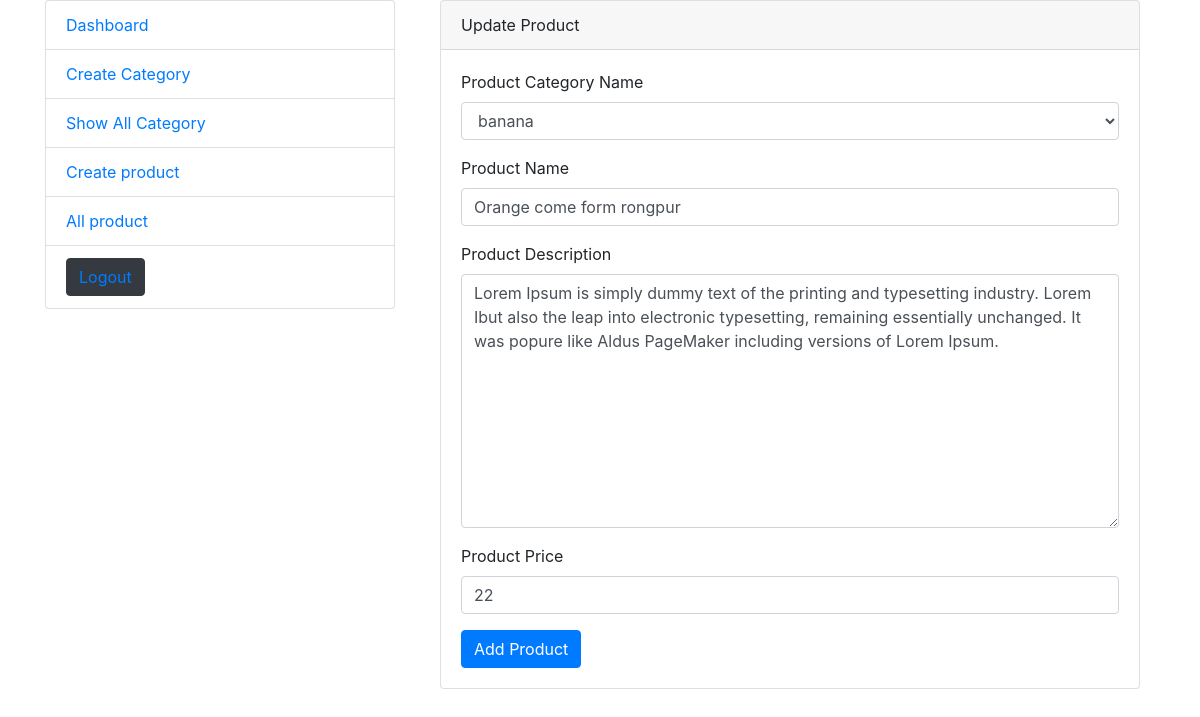
/admin/products/update.php?id=1, run on the app's committed database.
### tables this page shows
CREATE TABLE `product` (
  `p_id` int(11) NOT NULL,
  `category_id` int(11) NOT NULL,
  `p_name` varchar(255) NOT NULL,
  `p_description` text NOT NULL,
  `p_price` int(11) NOT NULL,
  `p_image` varchar(255) NOT NULL
);

### admin/products/update.php (the view, shortened to what this page needs)
<?php include '../../inc/database.php';?>
<?php
  if(isset($_GET['id'])){
  	$id = $_GET['id'];
    $result = mysqli_query($con, "SELECT * from product WHERE p_id=".$id);
    $row = mysqli_fetch_assoc($result);
?>
<!doctype html>
<html lang="en">
  <head>
    <link rel="stylesheet" href="../css/bootstrap.min.css">
    <link rel="stylesheet" type="text/css" href="style.css">
  </head>
  <body>
    <div class="container">
      <div class="row">
        <div class="col-md-4">
          <ul class="list-group">
            <li class="list-group-item">
              <a href="../dashboard.php">Dashboard</a>
            </li>
             <li class="list-group-item">
              <a href="../categories/create.php">Create Category</a>
            </li>
            <li class="list-group-item">
              <a href="../categories/all_category.php">Show All Category</a>
            </li>
              <li class="list-group-item">
              <a href="create.php">Create product</a>
            </li>
              <li class="list-group-item">
              <a href="all_product.php">All product</a>
            </li>
             <li class="list-group-item">
              <button class="btn btn-dark"><a style="text-decoration: none" href="../logout.php">Logout</a></button>
            </li>
          </ul>
        </div>
        <div class="col-md-8">
          <div class="container">
          		    <div class="card">
						  <div class="card-header">
						    Update Product
						  </div>
						  <div class="card-body">
						    <form action="update.php?id=<?php echo $row['p_id']?>" method="post">
                  <div class="form-group">
                    <label>Product Category Name</label>
                    <select class="form-control" name="category_id">
                          <?php
                       $sql = "select * from product_category";
                       $result = mysqli_query($con,$sql);
                       while ($c_row = mysqli_fetch_assoc($result)) {
                        $c_id = $c_row['category_id'];
                        $p_id = $row['category_id'];
                        if($c_id == $p_id){ ?>
                      <option selected value="<?php echo $c_row['category_id']?>"><?php echo $c_row['category_name'] ?></option>
                          <?php  }
                          else{ ?>
                            <option  value="<?php echo $c_row['category_id']?>"><?php echo $c_row['category_name'] ?></option>
                            <?php
                          }
                        } ?>
                  </select>
                  </div>
								  <div class="form-group">
								    <label>Product Name</label>
								    <input type="text" class="form-control"  value="<?php echo $row['p_name'] ?>" name="productName" required="">
								  </div>
								  <div class="form-group">
								    <label>Product Description</label>
								    <textarea cols="10" rows="10" name="productDescription" class="form-control"><?php echo $row['p_description'] ?></textarea>
								  </div>
								  <div class="form-group">
								    <label>Product Price</label>
								    <input type="text" class="form-control"  value="<?php echo $row['p_price'] ?>" name="productPrice" required="">
								  </div>
								  <button type="submit" class="btn btn-primary" name="submit">Add Product</button>
								</form>
							<?php } ?>
						  </div>
					</div>
          </div>
        </div
      </div>
    </div>
  </body>
</html>

### data on the page
product: productName "Orange come form rongpur", productDescription "Lorem Ipsum is simply dummy text of the printing and typesetting industry. Lorem Ibut also the leap into electronic typesetting, remaining essentially unchanged. It was popure like Aldus PageMaker including versions of Lorem Ipsum.", productPrice "22"

### other printed values
form field category_id "banana"
